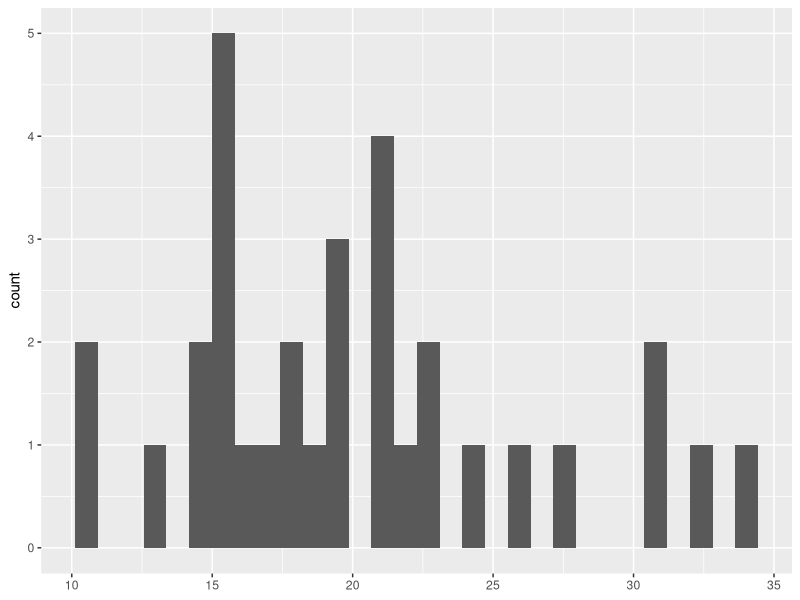

Write the R code that produced this figure.
## ---- chunk 1
options(htmltools.dir.version = FALSE)
knitr::opts_chunk$set(echo = FALSE, warning = FALSE, message = FALSE)
library(ggplot2)
## ---- chunk 2
ggplot(mtcars) +
  geom_histogram(aes(x = mpg)) +
  theme(axis.title.x = element_blank())
